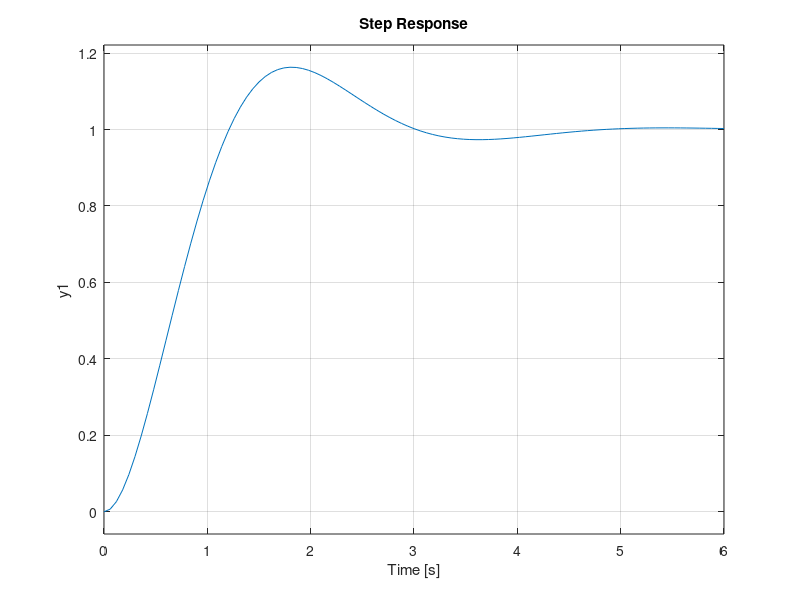

Reproduce this figure in MATLAB. (Note: this script raises an error after producing the figure.)
%Tejas Kajale

%Study of time domain specification of 2nd order system

clc;
clear all;
close all;

G= tf([4],[1,2,4])
step(G)
stepinfo(G)

Wn=10;
z= 0.707;
GS= tf([Wn^2], [1, 2*z*Wn, Wn^2])
stepinfo(GS)
